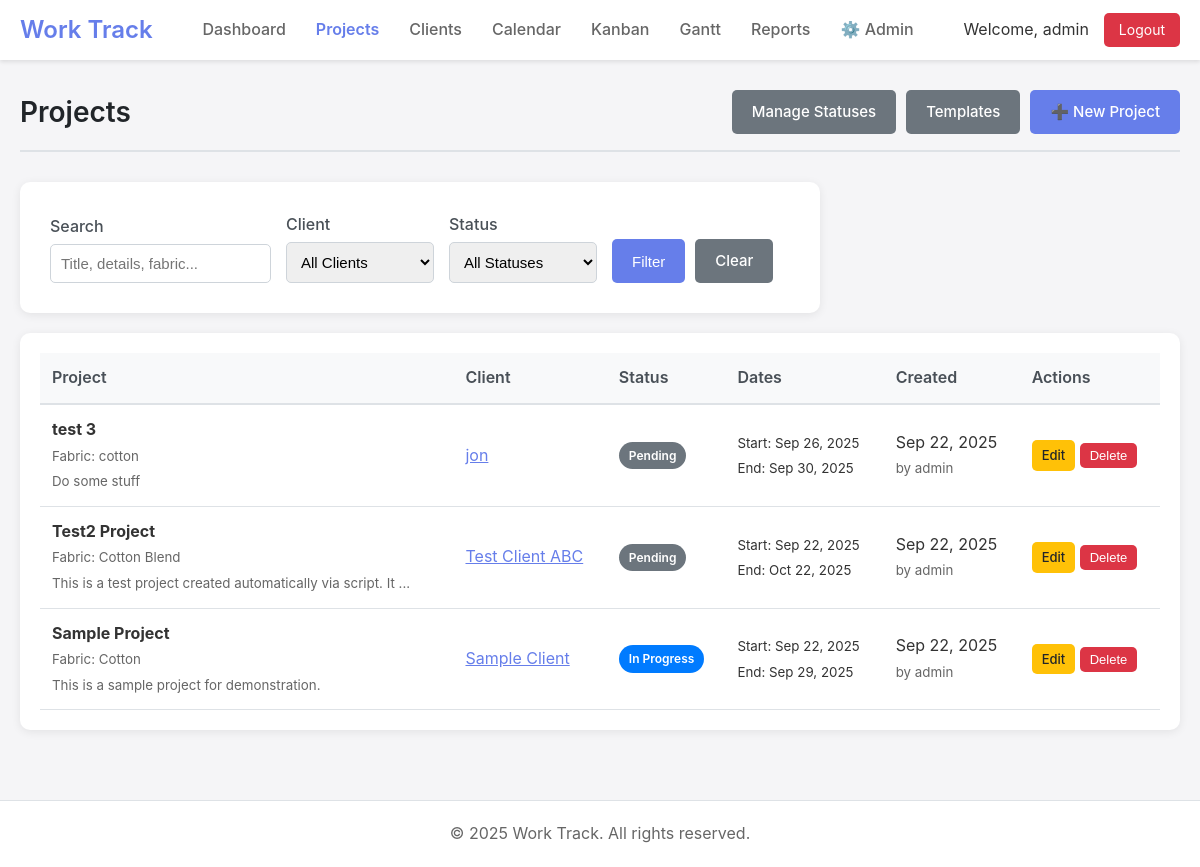
The page /projects.php (signed in) on the database as committed earlier.
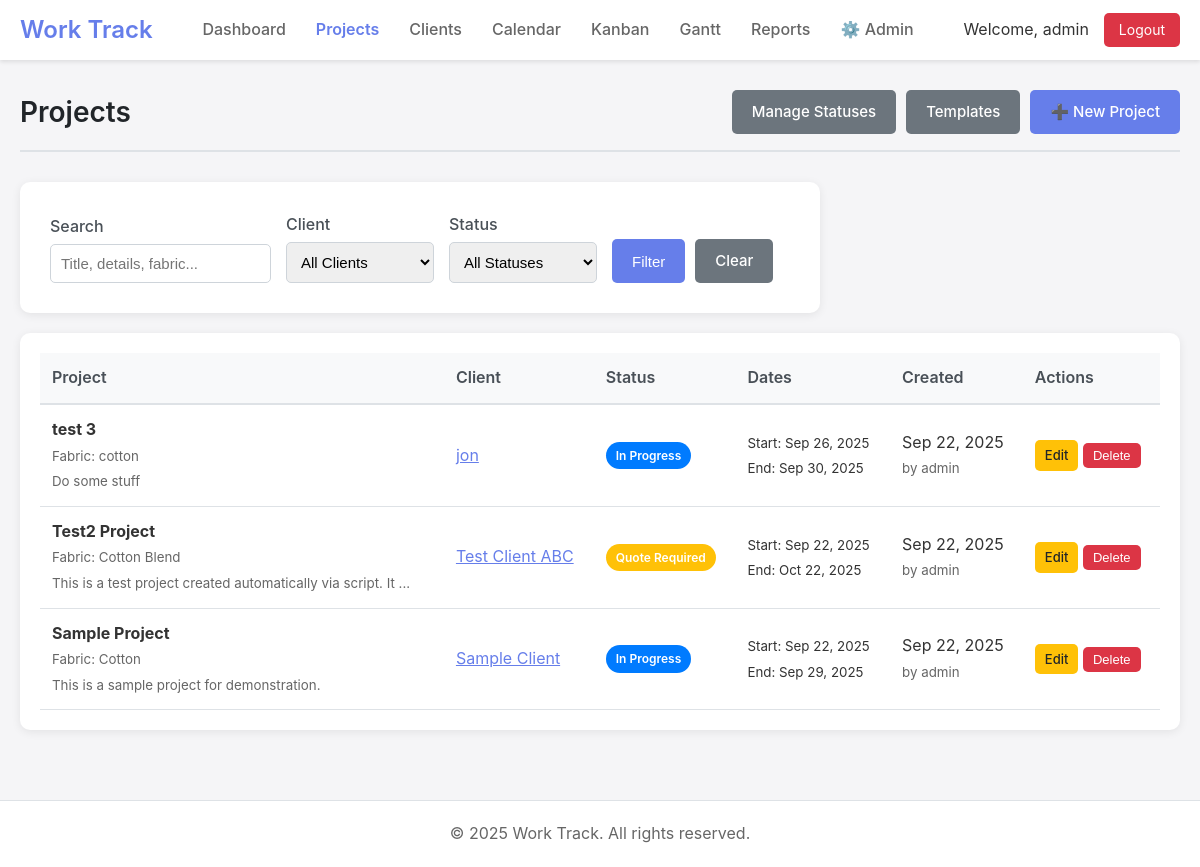
The same page on the database as committed later.
### tables this page shows
CREATE TABLE projects (
    id INTEGER PRIMARY KEY AUTOINCREMENT,
    title TEXT NOT NULL,
    details TEXT,
    client_id INTEGER REFERENCES clients(id),
    start_date DATE,
    completion_date DATE,
    status_id INTEGER REFERENCES project_statuses(id),
    created_date DATETIME DEFAULT CURRENT_TIMESTAMP,
    fabric TEXT,
    created_by INTEGER REFERENCES users(id),
    updated_by INTEGER REFERENCES users(id),
    updated_at DATETIME DEFAULT CURRENT_TIMESTAMP,
    template_id INTEGER REFERENCES project_templates(id)
);

CREATE TABLE project_statuses (
    id INTEGER PRIMARY KEY AUTOINCREMENT,
    name TEXT NOT NULL,
    color TEXT DEFAULT '#007bff',
    sort_order INTEGER DEFAULT 0,
    is_active BOOLEAN DEFAULT 1
);

CREATE TABLE clients (
    id INTEGER PRIMARY KEY AUTOINCREMENT,
    name TEXT NOT NULL,
    address TEXT,
    phone TEXT,
    email TEXT,
    remarks TEXT,
    created_at DATETIME DEFAULT CURRENT_TIMESTAMP,
    updated_at DATETIME DEFAULT CURRENT_TIMESTAMP,
    created_by INTEGER REFERENCES users(id),
    updated_by INTEGER REFERENCES users(id)
);

### includes/db.php (called while the page is built, shortened)
<?php
class Database {
    private static $instance = null;
    private $conn;
    private function __construct() {
        try {
            $this->conn = new PDO('sqlite:' . DB_PATH);
            $this->conn->setAttribute(PDO::ATTR_ERRMODE, PDO::ERRMODE_EXCEPTION);
            $this->conn->setAttribute(PDO::ATTR_DEFAULT_FETCH_MODE, PDO::FETCH_ASSOC);
            $this->conn->exec('PRAGMA foreign_keys = ON');
        } catch (PDOException $e) {
            die("Connection failed: " . $e->getMessage());
        }
    }
    public static function getInstance() {
        if (!self::$instance) {
            self::$instance = new Database();
        }
        return self::$instance;
    }
    public function query($sql, $params = []) {
        try {
            $stmt = $this->conn->prepare($sql);
            $stmt->execute($params);
            return $stmt;
        } catch (PDOException $e) {
            if (DEBUG_MODE) {
                throw $e;
            }
            error_log($e->getMessage());
            return false;
        }
    }
    public function fetchAll($sql, $params = []) {
        $stmt = $this->query($sql, $params);
        return $stmt ? $stmt->fetchAll() : [];
    }
}
?>

### includes/models/Project.php (called while the page is built, shortened)
<?php
require_once dirname(__DIR__) . '/db.php';
class Project {
    private $db;
    public function __construct() {
        $this->db = Database::getInstance();
    }
    public function getAll($filters = []) {
        $sql = "
            SELECT p.*,
                   c.name as client_name,
                   ps.name as status_name,
                   ps.color as status_color,
                   pt.name as template_name,
                   u1.username as created_by_name,
                   u2.username as updated_by_name
            FROM projects p
            LEFT JOIN clients c ON p.client_id = c.id
            LEFT JOIN project_statuses ps ON p.status_id = ps.id
            LEFT JOIN project_templates pt ON p.template_id = pt.id
            LEFT JOIN users u1 ON p.created_by = u1.id
            LEFT JOIN users u2 ON p.updated_by = u2.id
        ";
        $params = [];
        $conditions = [];
        $sql .= " ORDER BY p.created_date DESC";
        return $this->db->fetchAll($sql, $params);
    }
}

### projects.php (the view, shortened to what the changed rows need)
<?php
require_once 'includes/header.php';
require_once 'includes/models/Project.php';
$projectModel = new Project();
$clientModel = new Client();
$statusModel = new ProjectStatus();
$templateModel = new ProjectTemplate();
$filters = [
    'client_id' => $_GET['client'] ?? '',
    'status_id' => $_GET['status'] ?? '',
    'search' => $_GET['search'] ?? '',
    'date_from' => $_GET['date_from'] ?? '',
    'date_to' => $_GET['date_to'] ?? ''
];
$clients = $clientModel->getAll();
$statuses = $statusModel->getAll();
$templates = $templateModel->getAll();
$projects = $projectModel->getAll($filters);
$editProject = null;
$showForm = isset($_GET['action']) && $_GET['action'] === 'new' || $editProject;
?>
<div class="page-header">
    <h1 class="page-title">Projects</h1>
</div>
<?php if ($showForm): ?>
<div class="form-container">
    <h2><?php echo $editProject ? 'Edit Project' : 'New Project'; ?></h2>
    <form method="POST">
        <input type="hidden" name="action" value="<?php echo $editProject ? 'update' : 'create'; ?>">
        <?php if ($editProject): ?>
            <input type="hidden" name="id" value="<?php echo $editProject['id']; ?>">
        <?php endif; ?>
        <?php if (!$editProject): ?>
        <div class="form-group">
            <label for="template_id">Template (optional)</label>
            <select id="template_id" name="template_id" class="form-control" onchange="loadTemplate()">
                <option value="">-- Select Template --</option>
                <?php foreach ($templates as $template): ?>
                    <option value="<?php echo $template['id']; ?>" <?php echo $template['is_default'] ? 'selected' : ''; ?>>
                        <?php echo htmlspecialchars($template['name']); ?>
                        <?php echo $template['is_default'] ? ' (Default)' : ''; ?>
                    </option>
                <?php endforeach; ?>
            </select>
        </div>
        <?php endif; ?>
        <div class="form-group">
            <label for="title">Project Title *</label>
            <input type="text" id="title" name="title" class="form-control" value="<?php echo htmlspecialchars($editProject['title'] ?? ''); ?>" required>
        </div>
        <div class="form-group">
            <label for="client_id">Client</label>
            <div style="display: flex; gap: 10px; align-items: center;">
                <select id="client_id" name="client_id" class="form-control" style="flex: 1;">
                    <option value="">-- No Client --</option>
                    <?php foreach ($clients as $client): ?>
                        <option value="<?php echo $client['id']; ?>" <?php echo ($editProject['client_id'] ?? '') == $client['id'] ? 'selected' : ''; ?>>
                            <?php echo htmlspecialchars($client['name']); ?>
                        </option>
                    <?php endforeach; ?>
                </select>
                <button type="button" onclick="showQuickClientModal()" class="btn btn-secondary">➕ New</button>
            </div>
        </div>
        <div class="form-group">
            <label for="status_id">Status *</label>
            <select id="status_id" name="status_id" class="form-control" required>
                <?php foreach ($statuses as $status): ?>
                    <option value="<?php echo $status['id']; ?>" <?php echo ($editProject['status_id'] ?? '') == $status['id'] ? 'selected' : ''; ?>>
                        <?php echo htmlspecialchars($status['name']); ?>
                    </option>
                <?php endforeach; ?>
            </select>
        </div>
        <div class="form-group">
            <label for="start_date">Start Date</label>
            <input type="date" id="start_date" name="start_date" class="form-control" value="<?php echo $editProject['start_date'] ?? ''; ?>">
        </div>
        <div class="form-group">
            <label for="completion_date">Completion Date</label>
            <input type="date" id="completion_date" name="completion_date" class="form-control" value="<?php echo $editProject['completion_date'] ?? ''; ?>">
        </div>
        <div class="form-group">
            <label for="fabric">Fabric</label>
            <input type="text" id="fabric" name="fabric" class="form-control" value="<?php echo htmlspecialchars($editProject['fabric'] ?? ''); ?>" placeholder="e.g., Cotton, Polyester">
        </div>
        <div class="form-group">
            <label for="details">Project Details</label>
            <textarea id="details" name="details" class="form-control" rows="4"><?php echo htmlspecialchars($editProject['details'] ?? ''); ?></textarea>
        </div>
        <div style="display: flex; gap: 10px;">
            <button type="submit" class="btn btn-primary">Save Project</button>
            <a href="projects.php" class="btn btn-secondary">Cancel</a>
        </div>
    </form>
</div>
<script>
// Template data for loading
const templates = <?php echo json_encode($templates); ?>;
function loadTemplate() {
    const templateId = document.getElementById('template_id').value;
    if (!templateId) return;
    const template = templates.find(t => t.id == templateId);
    if (template) {
        if (template.default_title) document.getElementById('title').value = template.default_title;
        if (template.default_details) document.getElementById('details').value = template.default_details;
        if (template.default_fabric) document.getElementById('fabric').value = template.default_fabric;
    }
}
// Load default template on page load
document.addEventListener('DOMContentLoaded', function() {
    const templateSelect = document.getElementById('template_id');
    if (templateSelect && templateSelect.value) {
        loadTemplate();
    }
});
// Quick Client Creation
function showQuickClientModal() {
    document.getElementById('quick-client-modal').style.display = 'block';
}
function hideQuickClientModal() {
    document.getElementById('quick-client-modal').style.display = 'none';
    document.getElementById('quick-client-form').reset();
}
function createQuickClient(event) {
    event.preventDefault();
    const form = document.getElementById('quick-client-form');
    const formData = new FormData(form);
    fetch('/api/quick_client.php', {
        method: 'POST',
        body: formData
    })
    .then(response => response.json())
    .then(data => {
        if (data.success) {
            // Add the new client to the dropdown
            const select = document.getElementById('client_id');
            const option = document.createElement('option');
            option.value = data.client_id;
            option.text = data.client_name;
            option.selected = true;
            select.appendChild(option);
            hideQuickClientModal();
            WorkTrack.showNotification('Client created successfully!', 'success');
        } else {
            WorkTrack.showNotification(data.message || 'Failed to create client', 'danger');
        }
    })
    .catch(error => {
        WorkTrack.showNotification('Error creating client', 'danger');
    });
    return false;
}
</script>
<div id="quick-client-modal" class="modal" style="display: none;">
    <div class="modal-content">
        <div class="modal-header">
            <h3 class="modal-title">Quick Client Creation</h3>
            <span class="modal-close" onclick="hideQuickClientModal()">&times;</span>
        </div>
        <form id="quick-client-form" onsubmit="return createQuickClient(event)">
            <div class="form-group">
                <label for="quick_client_name">Client Name *</label>
                <input type="text" id="quick_client_name" name="name" class="form-control" required>
            </div>
            <div class="form-group">
                <label for="quick_client_email">Email</label>
                <input type="email" id="quick_client_email" name="email" class="form-control">
            </div>
            <div class="form-group">
                <label for="quick_client_phone">Phone</label>
                <input type="tel" id="quick_client_phone" name="phone" class="form-control">
            </div>
            <div style="display: flex; gap: 10px; justify-content: flex-end;">
                <button type="button" onclick="hideQuickClientModal()" class="btn btn-secondary">Cancel</button>
                <button type="submit" class="btn btn-primary">Create Client</button>
            </div>
        </form>
    </div>
</div>
<?php else: ?>
<div class="table-container">
    <table>
        <thead>
            <tr>
                <th>Project</th>
                <th>Client</th>
                <th>Status</th>
                <th>Dates</th>
                <th>Created</th>
                <th>Actions</th>
            </tr>
        </thead>
        <tbody>
            <?php foreach ($projects as $project): ?>
                <tr>
                    <td>
                        <strong><?php echo htmlspecialchars($project['title']); ?></strong>
                        <?php if ($project['fabric']): ?>
                            <br><small style="color: #666;">Fabric: <?php echo htmlspecialchars($project['fabric']); ?></small>
                        <?php endif; ?>
                        <?php if ($project['details']): ?>
                            <br><small style="color: #666;"><?php echo htmlspecialchars(substr($project['details'], 0, 60) . (strlen($project['details']) > 60 ? '...' : '')); ?></small>
                        <?php endif; ?>
                    </td>
                    <td>
                        <?php if ($project['client_name']): ?>
                            <a href="clients.php?edit=<?php echo $project['client_id']; ?>" style="color: #667eea;">
                                <?php echo htmlspecialchars($project['client_name']); ?>
                            </a>
                        <?php else: ?>
                            <span style="color: #999;">No client</span>
                        <?php endif; ?>
                    </td>
                    <td>
                        <span class="status-badge" style="background: <?php echo $project['status_color']; ?>; color: white;">
                            <?php echo htmlspecialchars($project['status_name']); ?>
                        </span>
                    </td>
                    <td>
                        <?php if ($project['start_date']): ?>
                            <small>Start: <?php echo date('M j, Y', strtotime($project['start_date'])); ?></small>
                        <?php endif; ?>
                        <?php if ($project['completion_date']): ?>
                            <br><small>End: <?php echo date('M j, Y', strtotime($project['completion_date'])); ?></small>
                        <?php endif; ?>
                    </td>
                    <td>
                        <?php echo date('M j, Y', strtotime($project['created_date'])); ?>
                        <br><small style="color: #666;">by <?php echo htmlspecialchars($project['created_by_name']); ?></small>
                    </td>
                    <td>
                        <a href="?edit=<?php echo $project['id']; ?>" class="btn btn-sm btn-warning">Edit</a>
                        <form method="POST" style="display: inline-block;" onsubmit="return confirm('Are you sure you want to delete this project?');">
                            <button type="submit" class="btn btn-sm btn-danger">Delete</button>
                        </form>
                    </td>
                </tr>
            <?php endforeach; ?>
        </tbody>
    </table>
</div>
<?php endif; ?>
<?php require_once 'includes/footer.php'; ?>

Rows that differ between the two databases and show on the page:
changed projects "test 3": status_id 2 → 3 (drawn); status.name "Pending" → "In Progress"
changed projects "Test2 Project": status_id 2 → 1 (drawn); status.name "Pending" → "Quote Required"
